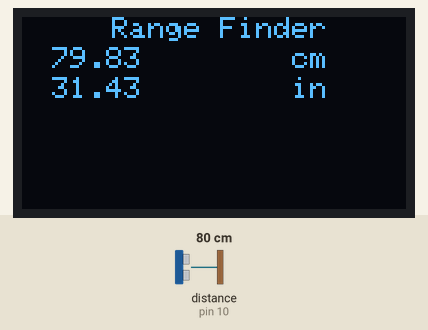
This sketch was run on a simulated Arduino Uno, built with avr-gcc and run on an emulated ATmega328P. Shown: 128×64 one-colour display. Wiring (inferred from the names in the program): ultrasonic range finder: trigger pin 9; echo pin 10. The inputs (shaded band) are chosen by the test bench; at power-on: distance to the obstacle (sensor on pin 10) 80 cm. The echo pulse lasts 58.3 µs per cm; what the sketch prints to the serial monitor is not drawn.

Above: at 1.3 s.
1.4 s: distance to the obstacle (sensor on pin 10) set to 18 cm
At 2.0 s:
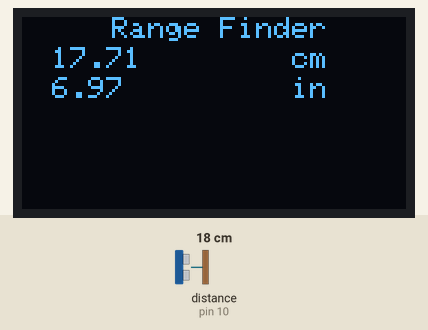
4.5 s: distance to the obstacle (sensor on pin 10) set to 2 cm
At 6.3 s:
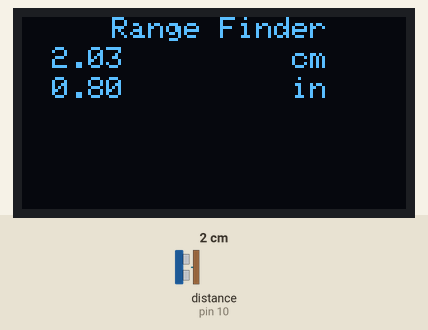
6.8 s: distance to the obstacle (sensor on pin 10) set to 4 cm
At 8.8 s:
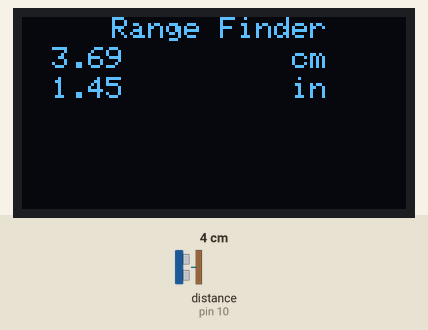
Timing chart, 0 to 10.3 s (numbered marks = the images above; inputs shaded):
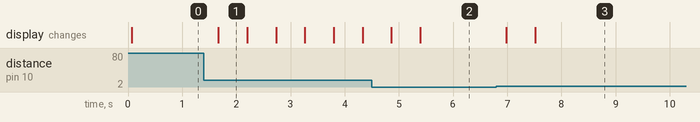

Measured:
- after the input at 1.4 s, the display: changes after 0.27 s (image 1)
- after the input at 4.5 s, the display: first changes after 0.36 s (image 2 shows a later state)
- after the input at 6.8 s, the display: first changes after 0.19 s (image 3 shows a later state)
- what the display in image 1 shows lasts 0.5 s, from 1.7 s to 2.2 s

The sketch:

Ultrasonic_Oled.ino
```cpp
#include <SPI.h>
#include <Wire.h>
#include <Adafruit_GFX.h>
#include <Adafruit_SSD1306.h>

#define trigPin 9
#define echoPin 10

#define OLED_RESET 4
Adafruit_SSD1306 display(OLED_RESET);

void setup() {
Serial.begin (9600);
pinMode(trigPin, OUTPUT);
pinMode(echoPin, INPUT);
display.begin(SSD1306_SWITCHCAPVCC, 0x3C); //initialize with the I2C addr 0x3C (128x64)
display.clearDisplay();

}

void loop() {
float duration;
float distance_cm;
float distance_in;

digitalWrite(trigPin, LOW); //PULSE ___|---|___
delayMicroseconds(2);
digitalWrite(trigPin, HIGH);
delayMicroseconds(10);
digitalWrite(trigPin, LOW);

duration = pulseIn(echoPin, HIGH);

distance_cm = (duration/2) / 29.1;
distance_in = (duration/2) / 73.914;

display.setCursor(30,0); //oled display
display.setTextSize(1);
display.setTextColor(WHITE);
display.println("Range Finder");

display.setCursor(10,10); //oled display
display.setTextSize(1);
display.setTextColor(WHITE);
display.println(distance_cm);
display.setCursor(90,10);
display.setTextSize(1);
display.println("cm");

display.setCursor(10,20); //oled display
display.setTextSize(1);
display.setTextColor(WHITE);
display.println(distance_in);
display.setCursor(90,20);
display.setTextSize(1);
display.println("in");
display.display();

delay(500);
display.clearDisplay();

Serial.println(distance_cm);
Serial.println(distance_in);
}
```
